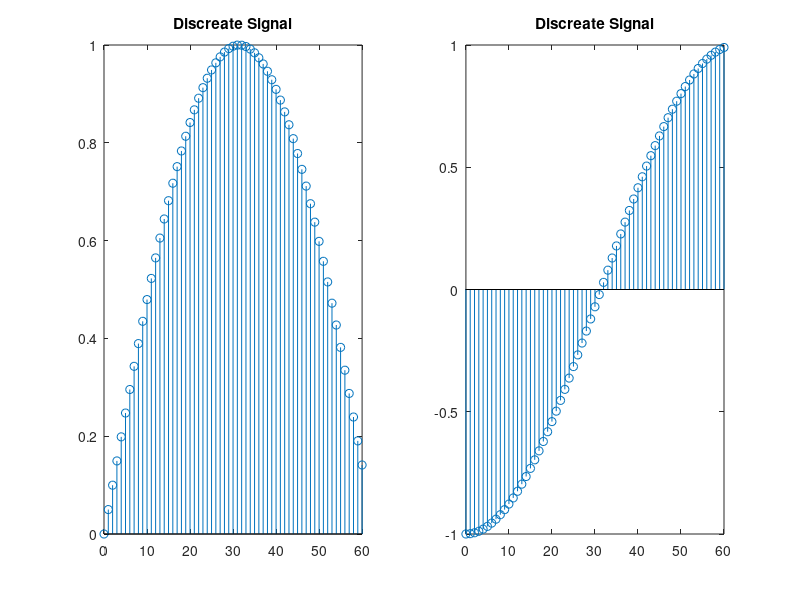

Here is the MATLAB script that generated this plot:
n=0:1:60;
f=0.05;
x1=sin(n*f);
x2=sin(n*f-(pi/2))
subplot(1,2,1)
stem(n,x1)
title("Discreate Signal")
subplot(1,2,2)
stem(n,x2)
title("Discreate Signal")

